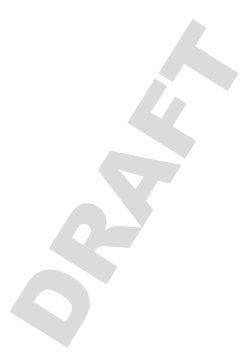
#> input picture wtmark.png, 250 x 354 px, found by its file name
$ python -i services.py   (imports and definitions only)
#> lines starting #> are read from the running program, lines starting #| are printed output that depends on the picture
from PIL import Image
import re
import io

WATERMARK_PATH = './wtmark.png'


def make_watermark_for_ImageFile(file, source_filename):
	"""
	Создает вотермарку и возвращает имя файла, формат
	для ImageFile поля модели

	"""
	watermarked_img = _make_watermark(file)
	image_bytes = io.BytesIO()
	watermarked_img.save(image_bytes, format='PNG')

	file_name, file_format = separate_image_name_and_format(source_filename)

	return image_bytes, file_name, file_format


def separate_image_name_and_format(image_name: str):
	"""
	Возвращает разделенное имя файла и его формат
	"""
	parse_result = re.split('\.(jpg|jpeg|png)$', image_name)
	if len(parse_result) == 1:
		raise AttributeError('Не верный формат', image_name)

	file_name, file_format = parse_result[0], parse_result[1]

	return file_name, file_format


def _make_watermark(source_img, watermark=WATERMARK_PATH, format_img='PNG'):
#> called with source_img = '../wtmark.png', watermark = './wtmark.png', format_img = 'PNG'
	watermark_source = Image.open(watermark).convert('RGBA')
#> watermark_source is the input picture: PIL image 250x354 RGBA; mean R, G, B, A 27.5, 27.5, 27.5, 14.6
	img = Image.open(source_img)
	watermark = watermark_source.resize(img.size)
	position = (int(img.width / 2 - watermark.width / 2),
				int(img.height / 2 - watermark.height / 2))
#> position = (0, 0)

	new_image = Image.new('RGBA', (img.width, img.height), (0, 0, 0, 0))
#> new_image: PIL image 250x354 RGBA; every value is 0
	new_image.paste(img, (0, 0))
	new_image.paste(watermark, position, mask=watermark)
	new_image = new_image.convert('RGB')
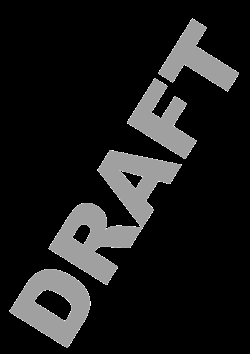
#> new_image: PIL image 250x354 RGB; min 0, max 255, mean 27.5
	print('Watermark added.')
	return new_image

>>> result = _make_watermark('../wtmark.png')
